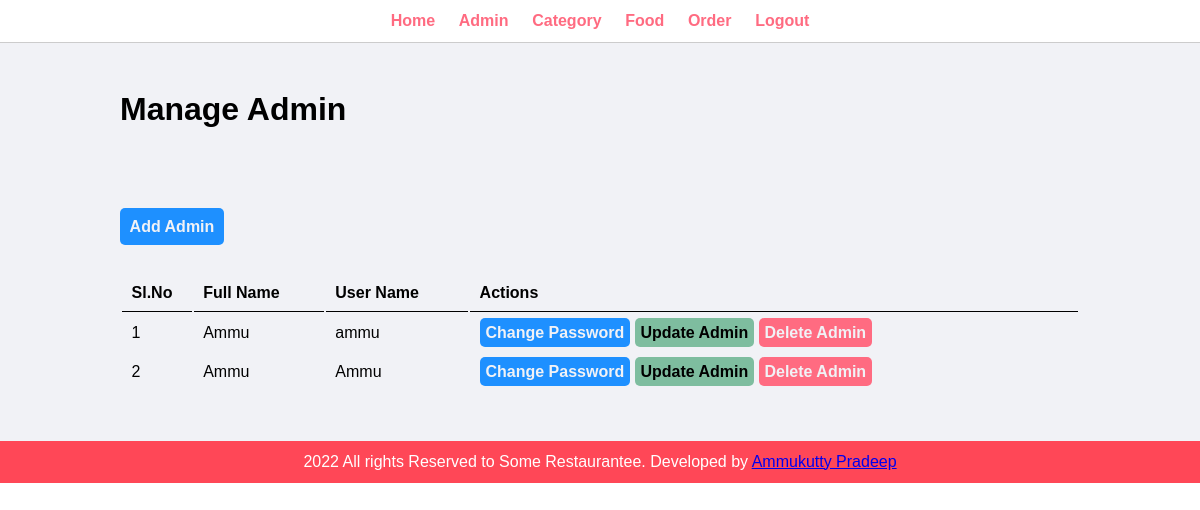
Screenshot of /admin/manage-admin.php (signed in) with the database file from the repository.
### tables this page shows
CREATE TABLE `admin_tb` (
  `id` int(10) UNSIGNED NOT NULL,
  `fullname` varchar(100) NOT NULL,
  `username` varchar(100) NOT NULL,
  `password` varchar(255) NOT NULL
);

### admin/manage-admin.php (the view, shortened to what this page needs)
<?php include('partials/menu.php') ?>
    <div class="main-content">
        <div class="wrapper">
            <h1>Manage Admin</h1><br><br>
            <br><br><br>
            <a href="add-admin.php" class="btn-primary">Add Admin</a>
            <br><br><br>
            <table class="tbl-full">
                <tr>
                    <th>Sl.No</th>
                    <th>Full Name</th>
                    <th>User Name</th>
                    <th>Actions</th>
                </tr>
                <?php
                    $sql = "SELECT * FROM admin_tb ";
                    $result = mysqli_query($conn,$sql);
                    if($result == true){
                        $count = mysqli_num_rows($result);
                        $sn = 1;
                        if($count > 0){
                            while($rows=mysqli_fetch_assoc($result)){
                                $id = $rows['id'];
                                $fname = $rows['fullname'];
                                $uname = $rows['username'];
                                ?>
                                <tr>
                                    <td><?php echo $sn++?></td>
                                    <td><?php echo $fname?></td>
                                    <td><?php echo $uname?></td>
                                    <td>
                                        <a href="<?php echo SITEURL ;?>admin/update-password.php?id=<?php echo $id?>" class="btn-primary">Change Password</a>
                                        <a href="<?php echo SITEURL ;?>admin/update-admin.php?id=<?php echo $id?>" class="btn-secondary">Update Admin</a>
                                        <a href="<?php echo SITEURL ;?>admin/delete-admin.php?id=<?php echo $id?>" class="btn-danger">Delete Admin</a>
                                    </td>
                                </tr>
                                <?php
                            }
                        }else{
                        }
                    }
                ?>
            </table>
        </div>
    </div>
<?php include('partials/footer.php') ?>

### css/admin.css (style rules this page uses)
* { margin: 0 0; padding: 0 0; font-family: Arial, Helvetica, sans-serif; }
.wrapper { padding: 1%; width: 80%; margin: 0 auto; }
.tbl-full { width: 100%; }
table tr th { border-bottom: 1px solid black; padding: 1%; text-align: left; }
table tr td { padding: 1%; }
.btn-primary { background-color: #1e90ff; padding: 1%; color: #f1f2f6; text-decoration: none; font-weight: bold; border-radius: 5px; }
.btn-secondary { background-color: #7ebd9f; padding: 1%; color: black; text-decoration: none; font-weight: bold; border-radius: 5px; }
.btn-danger { background-color: #ff6b81; padding: 1%; color: #f1f2f6; text-decoration: none; font-weight: bold; border-radius: 5px; }
.main-content { background-color: #f1f2f6; padding: 3% 0; }

### rows the page displays
admin_tb: fullname "Ammu", username "ammu"
admin_tb: fullname "Ammu", username "Ammu"
